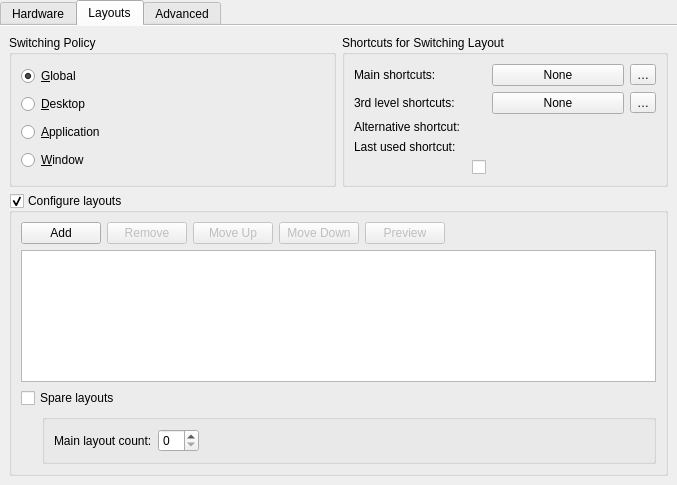
<?xml version="1.0" encoding="UTF-8"?>
<ui version="4.0">
 <class>TabWidget</class>
 <widget class="QTabWidget" name="TabWidget">
  <property name="geometry">
   <rect>
    <x>0</x>
    <y>0</y>
    <width>677</width>
    <height>485</height>
   </rect>
  </property>
  <property name="currentIndex">
   <number>1</number>
  </property>
  <property name="documentMode">
   <bool>true</bool>
  </property>
  <widget class="QWidget" name="tabHardware">
   <attribute name="title">
    <string>Hardware</string>
   </attribute>
   <layout class="QFormLayout" name="formLayout">
    <property name="verticalSpacing">
     <number>0</number>
    </property>
    <item row="0" column="0">
     <widget class="QLabel" name="label_4">
      <property name="sizePolicy">
       <sizepolicy hsizetype="Minimum" vsizetype="Preferred">
        <horstretch>1</horstretch>
        <verstretch>0</verstretch>
       </sizepolicy>
      </property>
      <property name="text">
       <string>Keyboard &amp;model:</string>
      </property>
      <property name="alignment">
       <set>Qt::AlignRight|Qt::AlignTrailing|Qt::AlignVCenter</set>
      </property>
      <property name="buddy">
       <cstring>keyboardModelComboBox</cstring>
      </property>
     </widget>
    </item>
    <item row="0" column="1">
     <widget class="QComboBox" name="keyboardModelComboBox">
      <property name="sizePolicy">
       <sizepolicy hsizetype="Expanding" vsizetype="Fixed">
        <horstretch>2</horstretch>
        <verstretch>0</verstretch>
       </sizepolicy>
      </property>
      <property name="whatsThis">
       <string>Here you can choose a keyboard model. This setting is independent of your keyboard layout and refers to the &quot;hardware&quot; model, i.e. the way your keyboard is manufactured. Modern keyboards that come with your computer usually have two extra keys and are referred to as &quot;104-key&quot; models, which is probably what you want if you do not know what kind of keyboard you have.
</string>
      </property>
      <property name="maxVisibleItems">
       <number>15</number>
      </property>
      <property name="sizeAdjustPolicy">
       <enum>QComboBox::AdjustToContentsOnFirstShow</enum>
      </property>
     </widget>
    </item>
    <item row="1" column="0" colspan="2">
     <widget class="QWidget" name="lowerHardwareWidget" native="true">
      <property name="sizePolicy">
       <sizepolicy hsizetype="Expanding" vsizetype="Expanding">
        <horstretch>1</horstretch>
        <verstretch>1</verstretch>
       </sizepolicy>
      </property>
      <property name="minimumSize">
       <size>
        <width>0</width>
        <height>100</height>
       </size>
      </property>
      <property name="baseSize">
       <size>
        <width>0</width>
        <height>0</height>
       </size>
      </property>
      <layout class="QVBoxLayout" name="verticalLayout_2">
       <property name="margin">
        <number>0</number>
       </property>
      </layout>
     </widget>
    </item>
   </layout>
  </widget>
  <widget class="QWidget" name="tabLayouts">
   <attribute name="title">
    <string>Layouts</string>
   </attribute>
   <layout class="QGridLayout" name="gridLayout_2">
    <item row="0" column="0">
     <layout class="QHBoxLayout" name="horizontalLayout_3">
      <item>
       <widget class="QGroupBox" name="switchingPolicyGroupBox">
        <property name="whatsThis">
         <string>If you select &quot;Application&quot; or &quot;Window&quot; switching policy, changing the keyboard layout will only affect the current application or window.</string>
        </property>
        <property name="title">
         <string>Switching Policy</string>
        </property>
        <layout class="QGridLayout">
         <item row="0" column="0">
          <widget class="QRadioButton" name="switchByGlobalRadioBtn">
           <property name="text">
            <string>&amp;Global</string>
           </property>
           <property name="checked">
            <bool>true</bool>
           </property>
           <attribute name="buttonGroup">
            <string notr="true">switchingPolicyButtonGroup</string>
           </attribute>
          </widget>
         </item>
         <item row="1" column="0">
          <widget class="QRadioButton" name="switchByDesktopRadioBtn">
           <property name="text">
            <string>&amp;Desktop</string>
           </property>
           <attribute name="buttonGroup">
            <string notr="true">switchingPolicyButtonGroup</string>
           </attribute>
          </widget>
         </item>
         <item row="2" column="0">
          <widget class="QRadioButton" name="switchByApplicationRadioBtn">
           <property name="text">
            <string>&amp;Application</string>
           </property>
           <attribute name="buttonGroup">
            <string notr="true">switchingPolicyButtonGroup</string>
           </attribute>
          </widget>
         </item>
         <item row="3" column="0">
          <widget class="QRadioButton" name="switchByWindowRadioBtn">
           <property name="text">
            <string>&amp;Window</string>
           </property>
           <attribute name="buttonGroup">
            <string notr="true">switchingPolicyButtonGroup</string>
           </attribute>
          </widget>
         </item>
        </layout>
       </widget>
      </item>
      <item>
       <widget class="QGroupBox" name="shortcutsGroupBox">
        <property name="title">
         <string>Shortcuts for Switching Layout</string>
        </property>
        <layout class="QGridLayout" name="_2">
         <item row="0" column="0">
          <widget class="QLabel" name="label">
           <property name="text">
            <string>Main shortcuts:</string>
           </property>
           <property name="alignment">
            <set>Qt::AlignLeading|Qt::AlignLeft|Qt::AlignVCenter</set>
           </property>
           <property name="buddy">
            <cstring>xkbGrpShortcutBtn</cstring>
           </property>
          </widget>
         </item>
         <item row="0" column="1">
          <widget class="QPushButton" name="xkbGrpShortcutBtn">
           <property name="whatsThis">
            <string>This is a shortcut for switching layouts which is handled by X.org. It allows modifier-only shortcuts.</string>
           </property>
           <property name="text">
            <string comment="no shortcut defined">None</string>
           </property>
          </widget>
         </item>
         <item row="0" column="2">
          <widget class="QToolButton" name="xkbGrpClearBtn">
           <property name="text">
            <string>…</string>
           </property>
          </widget>
         </item>
         <item row="1" column="0">
          <widget class="QLabel" name="label_3">
           <property name="text">
            <string>3rd level shortcuts:</string>
           </property>
           <property name="alignment">
            <set>Qt::AlignLeading|Qt::AlignLeft|Qt::AlignVCenter</set>
           </property>
           <property name="buddy">
            <cstring>xkb3rdLevelShortcutBtn</cstring>
           </property>
          </widget>
         </item>
         <item row="1" column="1">
          <widget class="QPushButton" name="xkb3rdLevelShortcutBtn">
           <property name="whatsThis">
            <string>This is a shortcut for switching to a third level of the active layout (if it has one) which is handled by X.org. It allows modifier-only shortcuts.</string>
           </property>
           <property name="text">
            <string comment="no shortcut defined">None</string>
           </property>
          </widget>
         </item>
         <item row="1" column="2">
          <widget class="QToolButton" name="xkb3rdLevelClearBtn">
           <property name="text">
            <string>…</string>
           </property>
          </widget>
         </item>
         <item row="2" column="0">
          <widget class="QLabel" name="label_2">
           <property name="text">
            <string>Alternative shortcut:</string>
           </property>
           <property name="alignment">
            <set>Qt::AlignLeading|Qt::AlignLeft|Qt::AlignVCenter</set>
           </property>
           <property name="buddy">
            <cstring>kdeKeySequence</cstring>
           </property>
          </widget>
         </item>
         <item row="2" column="1" colspan="2">
          <widget class="KKeySequenceWidget" name="kdeKeySequence">
           <property name="whatsThis">
            <string>This is a shortcut for switching layouts. It does not support modifier-only shortcuts and also may not work in some situations (e.g. if popup is active or from screensaver).</string>
           </property>
           <property name="multiKeyShortcutsAllowed">
            <bool>false</bool>
           </property>
           <property name="modifierOnlyAllowed">
            <bool>true</bool>
           </property>
          </widget>
         </item>
         <item row="3" column="0">
          <widget class="QLabel" name="label_6">
           <property name="text">
            <string>Last used shortcut:</string>
           </property>
           <property name="alignment">
            <set>Qt::AlignLeading|Qt::AlignLeft|Qt::AlignVCenter</set>
           </property>
           <property name="buddy">
            <cstring>togglePreviouslySelectedLayoutKeySequence</cstring>
           </property>
          </widget>
         </item>
         <item row="3" column="1" colspan="2">
          <widget class="KKeySequenceWidget" name="toggleLastUsedLayoutKeySequence">
           <property name="whatsThis">
            <string>This shortcut allows for fast switching between two layouts, by always switching to the last-used one.</string>
           </property>
           <property name="multiKeyShortcutsAllowed">
            <bool>false</bool>
           </property>
          </widget>
         </item>
         <item row="4" column="0">
          <widget class="QCheckBox" name="kcfg_osdKbdLayoutChangedEnabled">
           <property name="layoutDirection">
            <enum>Qt::RightToLeft</enum>
           </property>
          </widget>
         </item>
        </layout>
       </widget>
      </item>
     </layout>
    </item>
    <item row="1" column="0">
     <widget class="QGroupBox" name="kcfg_configureLayouts">
      <property name="enabled">
       <bool>true</bool>
      </property>
      <property name="title">
       <string>Configure layouts</string>
      </property>
      <property name="flat">
       <bool>false</bool>
      </property>
      <property name="checkable">
       <bool>true</bool>
      </property>
      <layout class="QGridLayout" name="gridLayout_5">
       <item row="0" column="0" colspan="2">
        <layout class="QHBoxLayout" name="horizontalLayout">
         <item>
          <widget class="QPushButton" name="addLayoutBtn">
           <property name="text">
            <string>Add</string>
           </property>
          </widget>
         </item>
         <item>
          <widget class="QPushButton" name="removeLayoutBtn">
           <property name="enabled">
            <bool>false</bool>
           </property>
           <property name="text">
            <string>Remove</string>
           </property>
          </widget>
         </item>
         <item>
          <widget class="QPushButton" name="moveUpBtn">
           <property name="enabled">
            <bool>false</bool>
           </property>
           <property name="text">
            <string>Move Up</string>
           </property>
          </widget>
         </item>
         <item>
          <widget class="QPushButton" name="moveDownBtn">
           <property name="enabled">
            <bool>false</bool>
           </property>
           <property name="text">
            <string>Move Down</string>
           </property>
          </widget>
         </item>
         <item>
          <widget class="QPushButton" name="previewButton">
           <property name="enabled">
            <bool>false</bool>
           </property>
           <property name="text">
            <string>Preview</string>
           </property>
          </widget>
         </item>
         <item>
          <spacer name="horizontalSpacer">
           <property name="orientation">
            <enum>Qt::Horizontal</enum>
           </property>
           <property name="sizeHint" stdset="0">
            <size>
             <width>40</width>
             <height>20</height>
            </size>
           </property>
          </spacer>
         </item>
        </layout>
       </item>
       <item row="1" column="0" colspan="2">
        <widget class="QTableView" name="layoutsTableView">
         <property name="selectionBehavior">
          <enum>QAbstractItemView::SelectRows</enum>
         </property>
         <property name="showGrid">
          <bool>false</bool>
         </property>
         <attribute name="verticalHeaderVisible">
          <bool>false</bool>
         </attribute>
        </widget>
       </item>
       <item row="2" column="0" colspan="2">
        <widget class="QCheckBox" name="layoutLoopingCheckBox">
         <property name="text">
          <string>Spare layouts</string>
         </property>
        </widget>
       </item>
       <item row="3" column="0">
        <spacer name="horizontalSpacer_2">
         <property name="orientation">
          <enum>Qt::Horizontal</enum>
         </property>
         <property name="sizeType">
          <enum>QSizePolicy::Fixed</enum>
         </property>
         <property name="sizeHint" stdset="0">
          <size>
           <width>15</width>
           <height>20</height>
          </size>
         </property>
        </spacer>
       </item>
       <item row="3" column="1">
        <widget class="QGroupBox" name="layoutLoopingGroupBox">
         <property name="title">
          <string/>
         </property>
         <property name="flat">
          <bool>true</bool>
         </property>
         <layout class="QGridLayout" name="gridLayout_4">
          <item row="0" column="0">
           <widget class="QLabel" name="label_5">
            <property name="text">
             <string>Main layout count:</string>
            </property>
           </widget>
          </item>
          <item row="0" column="1">
           <widget class="QSpinBox" name="layoutLoopCountSpinBox"/>
          </item>
          <item row="0" column="2">
           <spacer name="horizontalSpacer_3">
            <property name="orientation">
             <enum>Qt::Horizontal</enum>
            </property>
            <property name="sizeHint" stdset="0">
             <size>
              <width>431</width>
              <height>20</height>
             </size>
            </property>
           </spacer>
          </item>
         </layout>
        </widget>
       </item>
      </layout>
     </widget>
    </item>
   </layout>
  </widget>
  <widget class="QWidget" name="tabAdvanced">
   <attribute name="title">
    <string>Advanced</string>
   </attribute>
   <layout class="QGridLayout" name="gridLayout_1">
    <item row="0" column="0" colspan="2">
     <widget class="QCheckBox" name="kcfg_resetOldXkbOptions">
      <property name="text">
       <string>&amp;Configure keyboard options</string>
      </property>
     </widget>
    </item>
    <item row="1" column="0">
     <widget class="QTreeView" name="xkbOptionsTreeView">
      <property name="enabled">
       <bool>false</bool>
      </property>
      <property name="headerHidden">
       <bool>true</bool>
      </property>
     </widget>
    </item>
   </layout>
  </widget>
 </widget>
 <customwidgets>
  <customwidget>
   <class>KKeySequenceWidget</class>
   <extends>QWidget</extends>
   <header>kkeysequencewidget.h</header>
  </customwidget>
 </customwidgets>
 <resources/>
 <connections/>
 <slots>
  <signal>changed(bool)</signal>
 </slots>
 <buttongroups>
  <buttongroup name="switchingPolicyButtonGroup"/>
 </buttongroups>
</ui>
